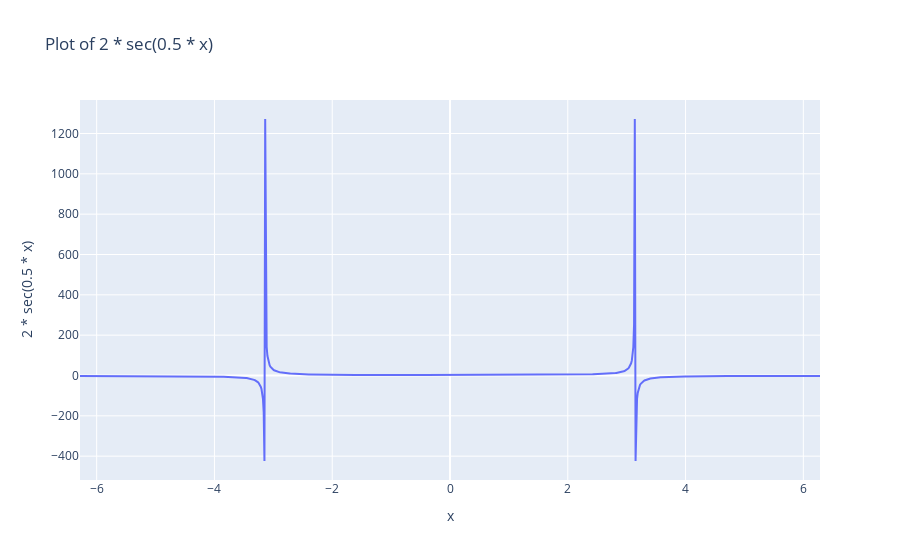

Notebook cell for this chart:
### Markdown cell above
![image.png](attachment:image.png)

### Code cell
A = 2
B = 0.5

y = A * 1/(np.cos(B*𝜃))

trace = go.Scatter(x=𝜃, y=y, mode='lines', name=f'{A} * sec({B} * x)')

layout = go.Layout(
    title=f'Plot of {A} * sec({B} * x)',
    xaxis=dict(title='x'),
    yaxis=dict(title=f'{A} * sec({B} * x)')
)

fig = go.Figure(data=[trace], layout=layout)

fig.show()

### Figure 1 — Plotly figure (JSON) as saved in the notebook; plotly's stock layout.template omitted (floating-point values rounded to 4 significant figures; data arrays with more than 128 entries replaced by an {"elided": "..."} marker saying what was removed)
{"data": [{"mode": "lines", "name": "2 * sec(0.5 * x)", "type": "scatter", "x": {"elided": "1000 float values"}, "y": {"elided": "1000 float values"}}], "layout": {"title": {"text": "Plot of 2 * sec(0.5 * x)"}, "xaxis": {"title": {"text": "x"}}, "yaxis": {"title": {"text": "2 * sec(0.5 * x)"}}}}
